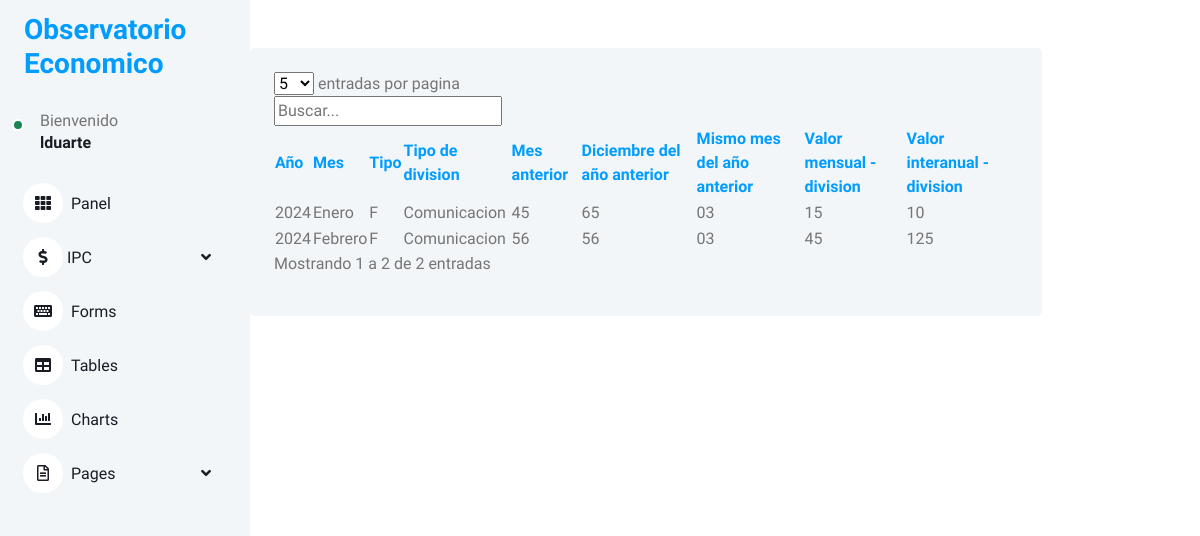
Page /ipc-listado (signed in) on the committed database.
### IpcDivision/models.py (models this page shows)
class IpcDivision(models.Model):
     ipc = models.ForeignKey(Ipc, on_delete=models.CASCADE)
     tipo_division = models.ForeignKey(TipoDivision, on_delete= models.CASCADE)
     valor_mensual = models.CharField(max_length=250, blank=False, null=False)
     valor_interanual = models.CharField(max_length=250, blank=False, null=False)

### Ipc/models.py (models this page shows)
class Ipc(models.Model):
    año = models.ForeignKey(Año, on_delete=models.CASCADE)
    mes = models.ForeignKey(Mes, on_delete=models.CASCADE)
    tipo_valor = models.ForeignKey(TipoValor, on_delete=models.CASCADE)
    mes_anterior = models.CharField(max_length=250, blank=False, null=False)
    mes_año_anterior = models.CharField(max_length=250, blank=False, null=False)
    dic_mes_anterior = models.CharField(max_length=250, blank=False, null=False)
    var_mensual = models.CharField(max_length=250, blank=False, null=False)

### Año/models.py (models this page shows)
class Año(models.Model):
    año = models.CharField(max_length=200, blank=False, null=False)
    def __str__(self):
        return self.año

### Mes/models.py (models this page shows)
class Mes(models.Model):
    mes = models.CharField(max_length=200, blank=False, null=False)
    def __str__(self):
        return self.mes

### TipoValor/models.py (models this page shows)
class TipoValor(models.Model):
    valor = models.CharField(max_length=200, blank=False, null=False)
    def __str__(self):
        return self.valor

### IpcTipoDivision/models.py (models this page shows)
class TipoDivision(models.Model):
     tipo_division =models.CharField(max_length=250, blank=False, null=False)
     def __str__(self):
        return self.tipo_division

### Ipc/views.py (the view)
# urls.py: path('ipc-listado',ipc.listado, name='ipc-listado'),
def listado(request):
    ipc = IpcDivision.objects.select_related('ipc').all()
    context = {'ipc':ipc}
    return render(request,'ipc/listado.html',context)

### templates/ipc/listado.html (shortened to what this page needs)
{% extends 'base.html' %}
{% load static %}
{% block container %}
<div class="col-sm-12 col-xl-10" style="margin-top:3em;">
    <div class="bg-light rounded h-100 p-4">
        <div class="table_section padding_infor_info">
            <div class="table-responsive-sm">
               <table id="datatablesSimple">
                  <thead>
                     <tr>
                        <th>Año</th>
                        <th>Mes</th>
                        <th>Tipo</th>
                        <th>Tipo de division</th>
                        <th>Mes anterior</th>
                        <th>Diciembre del año anterior</th>
                        <th>Mismo mes del año anterior</th>
                        <th>Valor mensual - division</th>
                        <th>Valor interanual - division</th>
                     </tr>
                  </thead>
                  <tbody>
                     {% for data in ipc %}
                     <tr>
                        <td>{{data.ipc.año}}</td>
                        <td>{{data.ipc.mes}}</td>
                        <td>{{data.ipc.tipo_valor}}</td>
                        <td>{{data.tipo_division}}</td>
                        <td>{{data.ipc.mes_anterior}}</td>
                        <td>{{data.ipc.dic_mes_anterior}}</td>
                        <td>{{data.ipc.mes_año_anterior}}</td>
                        <td>{{data.valor_mensual}}</td>
                        <td>{{data.valor_interanual}}</td>
                     </tr>
                     {% endfor %}
                  </tbody>
                </table>
            </div>
         </div>
    </div>
</div>
{% endblock container %}

### templates/nav.html (shortened to what this page needs)
 <div class="sidebar pe-4 pb-3">
    <nav class="navbar bg-light navbar-light">
        <a href="index.html" class="navbar-brand mx-4 mb-3">
            <h3 class="text-primary"></i>Observatorio <br> Economico</h3>
        </a>
        <div class="d-flex align-items-center ms-4 mb-4">
            <div class="position-relative">
                <div class="bg-success rounded-circle border border-2 border-white position-absolute end-0 bottom-0 p-1"></div>
            </div>
            <div class="ms-3">
                <span>Bienvenido</span>
                <h6 class="mb-0">{{request.user}}</h6>
            </div>
        </div>
        <div class="navbar-nav w-100">
            <a href="{% url 'panel' %}" class="nav-item nav-link"><i class="fa fa-th me-2"></i>Panel</a>
            <div class="nav-item dropdown">
                <a href="#" class="nav-link dropdown-toggle" data-bs-toggle="dropdown"><i class="fas fa-dollar-sign"></i> IPC</a>
            </div>
            <a href="form.html" class="nav-item nav-link"><i class="fa fa-keyboard me-2"></i>Forms</a>
            <a href="table.html" class="nav-item nav-link"><i class="fa fa-table me-2"></i>Tables</a>
            <a href="chart.html" class="nav-item nav-link"><i class="fa fa-chart-bar me-2"></i>Charts</a>
            <div class="nav-item dropdown">
                <a href="#" class="nav-link dropdown-toggle" data-bs-toggle="dropdown"><i class="far fa-file-alt me-2"></i>Pages</a>
            </div>
        </div>
    </nav>
</div>

### static/css/style.css (style rules this page uses)
:root { --primary: #009CFF; --light: #F3F6F9; --dark: #191C24; }
.sidebar { position: fixed; top: 0; left: 0; bottom: 0; width: 250px; height: 100vh; overflow-y: auto; background: var(--light); transition: 0.5s; z-index: 999; }
@media (min-width: 992px) { .sidebar { margin-left: 0; } }
.sidebar .navbar .navbar-nav .nav-link { padding: 7px 20px; color: var(--dark); font-weight: 500; border-left: 3px solid var(--light); border-radius: 0 30px 30px 0; outline: none; }
.sidebar .navbar .navbar-nav .nav-link i { width: 40px; height: 40px; display: inline-flex; align-items: center; justify-content: center; background: #FFFFFF; border-radius: 40px; }
.sidebar .navbar .dropdown-toggle::after { position: absolute; top: 15px; right: 15px; border: none; content: "\f107"; font-family: "Font Awesome 5 Free"; font-weight: 900; transition: .5s; }

### rows in the picture
IpcDivision: ipc.año "2024", ipc.mes "Enero", ipc.tipo_valor "F", tipo_division "Comunicacion", ipc.mes_anterior "45", ipc.dic_mes_anterior "65", ipc.mes_año_anterior "03", valor_mensual "15", valor_interanual "10"
IpcDivision: ipc.año "2024", ipc.mes "Febrero", ipc.tipo_valor "F", tipo_division "Comunicacion", ipc.mes_anterior "56", ipc.dic_mes_anterior "56", ipc.mes_año_anterior "03", valor_mensual "45", valor_interanual "125"

### other values in the picture
{{ request.user }} "lduarte"
